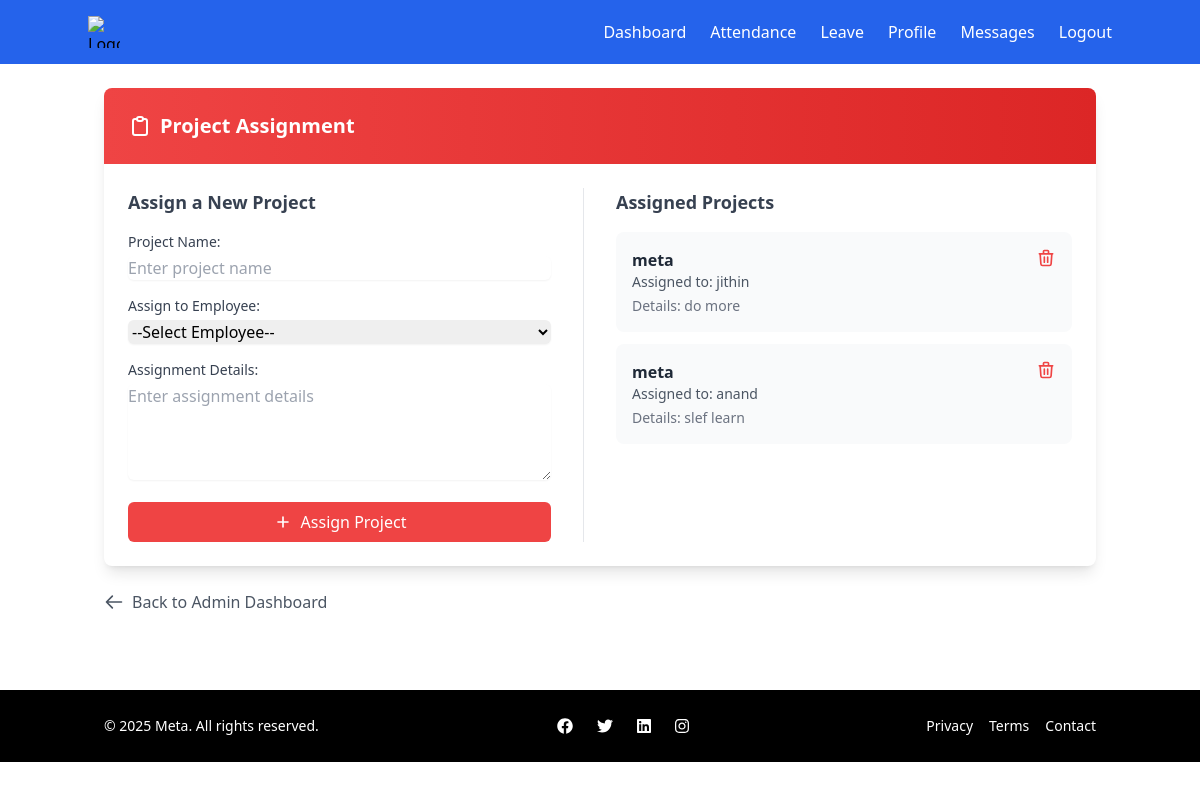
Screenshot of /assign/assign_project/ (signed in) with the database file from the repository.
### assign/models.py (models this page shows, shortened)
class Project(models.Model):
    project_name = models.CharField(max_length=100)
    user = models.ForeignKey(User, on_delete=models.CASCADE, related_name="assigned_projects")
    project_assign = models.TextField(blank=True, null=True)

### assign/views.py (the view, shortened to what this page needs)
# urls.py: path('assign_project/', views.assign_project, name='assign_project'),
@login_required
def assign_project(request):
    employees = User.objects.filter(is_staff=False)  # Assuming non-staff are employees
    projects = Project.objects.select_related("user").all()  # Optimize query with select_related
    return render(request, "assign.html", {
        "employees": employees,
        "projects": projects
    })

### templates/assign.html (shortened to what this page needs)
{% load static %}
{% include 'base.html' %}
{% include 'navbar.html' %}
<div class="container mx-auto py-6 px-4">
  <div class="bg-white rounded-lg shadow-lg">
    <div class="bg-gradient-to-r from-red-500 to-red-600 text-white p-6 rounded-t-lg">
      <h1 class="text-xl font-semibold flex items-center gap-2">
        <svg xmlns="http://www.w3.org/2000/svg" class="h-6 w-6" fill="none" viewBox="0 0 24 24" stroke="currentColor">
          <path stroke-linecap="round" stroke-linejoin="round" stroke-width="2" d="M9 5H7a2 2 0 00-2 2v12a2 2 0 002 2h10a2 2 0 002-2V7a2 2 0 00-2-2h-2M9 5a2 2 0 002 2h2a2 2 0 002-2M9 5a2 2 0 012-2h2a2 2 0 012 2" />
        </svg>
        Project Assignment
      </h1>
    </div>
    <div class="p-6">
      <div class="grid grid-cols-1 md:grid-cols-2 gap-8">
        <div class="md:border-r md:border-gray-200 md:pr-8">
          <h2 class="text-lg font-semibold text-gray-700 mb-4">Assign a New Project</h2>
          <form method="POST" class="space-y-4">
            <div>
              <label for="project_name" class="block text-sm font-medium text-gray-700 mb-1">Project Name:</label>
              <input
                type="text"
                id="project_name"
                name="project_name"
                class="w-full rounded-md border-gray-300 shadow-sm focus:border-red-500 focus:ring-red-500"
                placeholder="Enter project name"
                required>
            </div>
            <div>
              <label for="employee_id" class="block text-sm font-medium text-gray-700 mb-1">Assign to Employee:</label>
              <select
                id="employee_id"
                name="employee_id"
                class="w-full rounded-md border-gray-300 shadow-sm focus:border-red-500 focus:ring-red-500"
                required>
                <option value="" disabled selected>--Select Employee--</option>
              </select>
            </div>
            <div>
              <label for="assignment_details" class="block text-sm font-medium text-gray-700 mb-1">Assignment Details:</label>
              <textarea
                id="assignment_details"
                name="assignment_details"
                rows="4"
                class="w-full rounded-md border-gray-300 shadow-sm focus:border-red-500 focus:ring-red-500"
                placeholder="Enter assignment details"></textarea>
            </div>
            <button type="submit" class="w-full bg-red-500 text-white py-2 px-4 rounded-md hover:bg-red-600 flex items-center justify-center gap-2">
              <svg xmlns="http://www.w3.org/2000/svg" class="h-5 w-5" fill="none" viewBox="0 0 24 24" stroke="currentColor">
                <path stroke-linecap="round" stroke-linejoin="round" stroke-width="2" d="M12 6v6m0 0v6m0-6h6m-6 0H6" />
              </svg>
              Assign Project
            </button>
          </form>
        </div>
        <div>
          <h2 class="text-lg font-semibold text-gray-700 mb-4">Assigned Projects</h2>
          {% if projects %}
            <div class="space-y-3">
              {% for project in projects %}
                <div class="bg-gray-50 rounded-lg p-4">
                  <div class="flex justify-between items-start">
                    <div>
                      <h3 class="font-semibold text-gray-800">{{ project.project_name }}</h3>
                      <p class="text-sm text-gray-600">Assigned to: {{ project.user.username }}</p>
                      <p class="text-sm text-gray-500 mt-1">Details: {{ project.project_assign }}</p>
                    </div>
                    <form method="POST" action="{% url 'delete_project' project.id %}">
                      <button
                        type="submit"
                        class="text-red-500 hover:text-red-700"
                        onclick="return confirm('Are you sure you want to delete this project?');">
                        <svg xmlns="http://www.w3.org/2000/svg" class="h-5 w-5" fill="none" viewBox="0 0 24 24" stroke="currentColor">
                          <path stroke-linecap="round" stroke-linejoin="round" stroke-width="2" d="M19 7l-.867 12.142A2 2 0 0116.138 21H7.862a2 2 0 01-1.995-1.858L5 7m5 4v6m4-6v6m1-10V4a1 1 0 00-1-1h-4a1 1 0 00-1 1v3M4 7h16" />
                        </svg>
                      </button>
                    </form>
                  </div>
                </div>
              {% endfor %}
            </div>
          {% else %}
            <p class="text-gray-500">No projects assigned yet.</p>
          {% endif %}
        </div>
      </div>
    </div>
  </div>
  <div class="mt-6">
    <a href="{% url 'admin_dashboard' %}" class="inline-flex items-center gap-2 text-gray-600 hover:text-gray-800">
      <svg xmlns="http://www.w3.org/2000/svg" class="h-5 w-5" fill="none" viewBox="0 0 24 24" stroke="currentColor">
        <path stroke-linecap="round" stroke-linejoin="round" stroke-width="2" d="M10 19l-7-7m0 0l7-7m-7 7h18" />
      </svg>
      Back to Admin Dashboard
    </a>
  </div>
</div>
{% include 'footer.html' %}

### rows the page displays
Project: project_name "meta", user.username "jithin", project_assign "do more"
Project: project_name "meta", user.username "anand", project_assign "slef learn"
